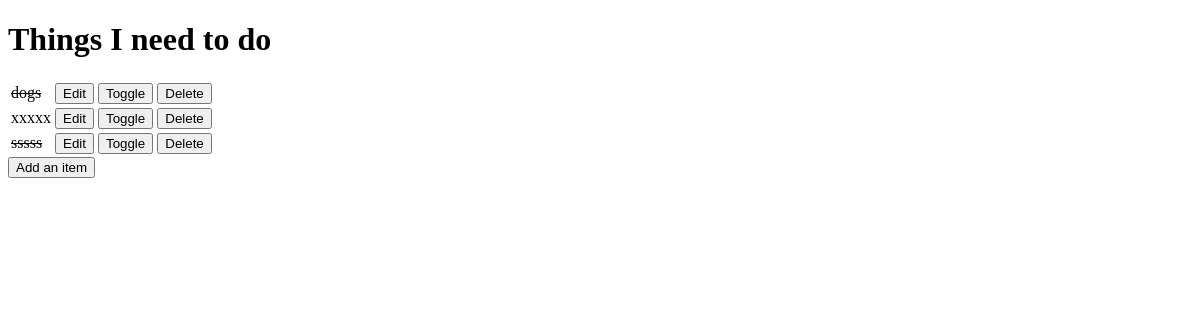
Before: / with the older database file.
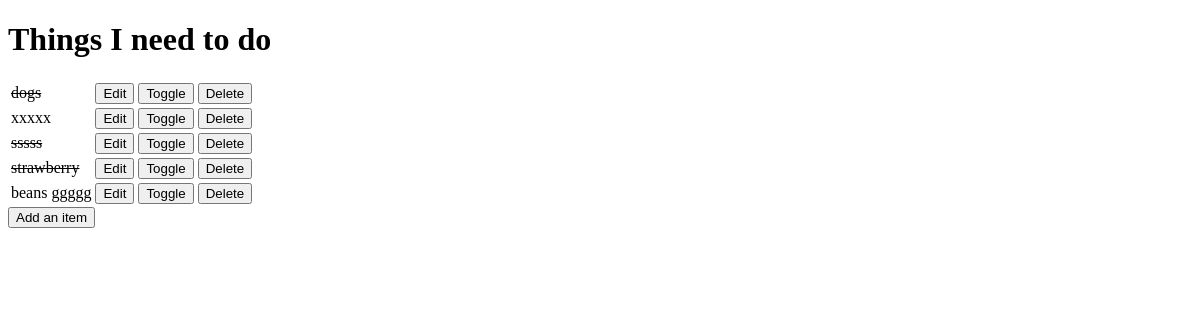
After: the same page with the newer database file.
### todo/models.py (models this page shows, shortened)
class Item(models.Model):
    name = models.CharField(max_length=50, null=False, blank=False)
    done = models.BooleanField(null=False, blank=False, default=False)

### todo/views.py (the view)
# urls.py: path('', views.get_todo_list, name='get_todo_list'),
def get_todo_list(request):
    items = Item.objects.all()
    context = {
        'items': items
    }
    return render(request, 'todo/todo_list.html', context)

### todo/templates/todo/todo_list.html (shortened to what this page needs)
<!DOCTYPE html>
<html lang="en">
<head>
</head>
<body>
  <h1>Things I need to do</h1>
  <table>
    {% for item in items  %}
      <tr>
        {% if item.done %}
          <td><strike>{{ item.name }}</strike></td>
        {% else %}
          <td>{{ item.name }}</td>
        {% endif %}
        <td>
          <a href="/edit/{{ item.id }}"><button type="button" name="edit_button">Edit</button></a>
        </td>
        <td>
          <a href="/toggle/{{ item.id }}"><button type="button" name="toggle_button">Toggle</button></a>
        </td>
        <td>
          <a href="/delete/{{ item.id }}"><button type="button" name="delete_button">Delete</button></a>
        </td>
      </tr>
      {% empty %}
        <tr><td>You have nothing to do!</td></tr>
    {% endfor %}
  </table>
  <a href="/add"><button type="button" name="add_button">Add an item</button></a>
</body>
</html>

Changed rows visible on the page:
added Item: name "strawberry"
added Item: name "beans ggggg"
